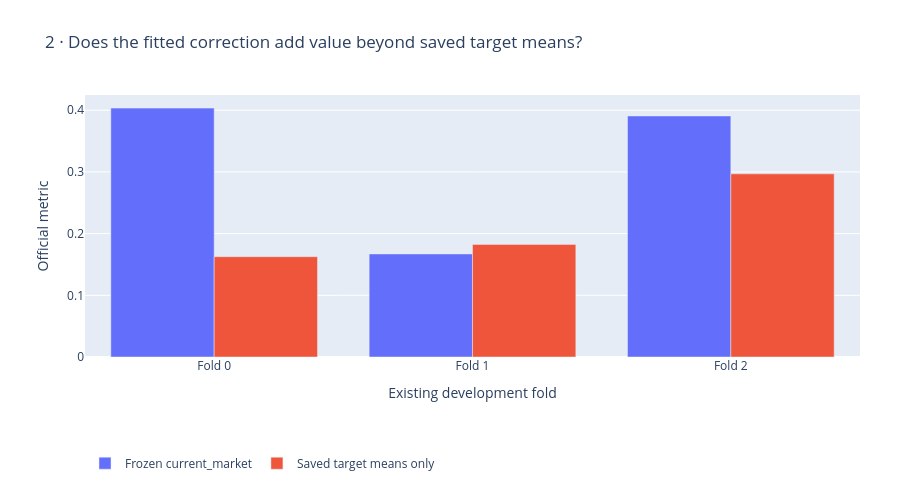

The code cell stored with this chart in its notebook:
### Markdown cell above
## Stored means versus fitted correction

### Code cell
figures[1].show()

### Figure 1 — Plotly figure (JSON) as saved in the notebook; plotly's stock layout.template omitted (floating-point values rounded to 4 significant figures)
{"data": [{"name": "Frozen current_market", "type": "bar", "x": ["Fold 0", "Fold 1", "Fold 2"], "y": [0.4034, 0.167, 0.3906]}, {"name": "Saved target means only", "type": "bar", "x": ["Fold 0", "Fold 1", "Fold 2"], "y": [0.1625, 0.1825, 0.2969]}], "layout": {"barmode": "group", "height": 490, "legend": {"orientation": "h", "y": -0.35}, "margin": {"b": 130, "l": 85, "r": 40, "t": 95}, "title": {"text": "2 · Does the fitted correction add value beyond saved target means?"}, "xaxis": {"title": {"text": "Existing development fold"}}, "yaxis": {"title": {"text": "Official metric"}}}}
